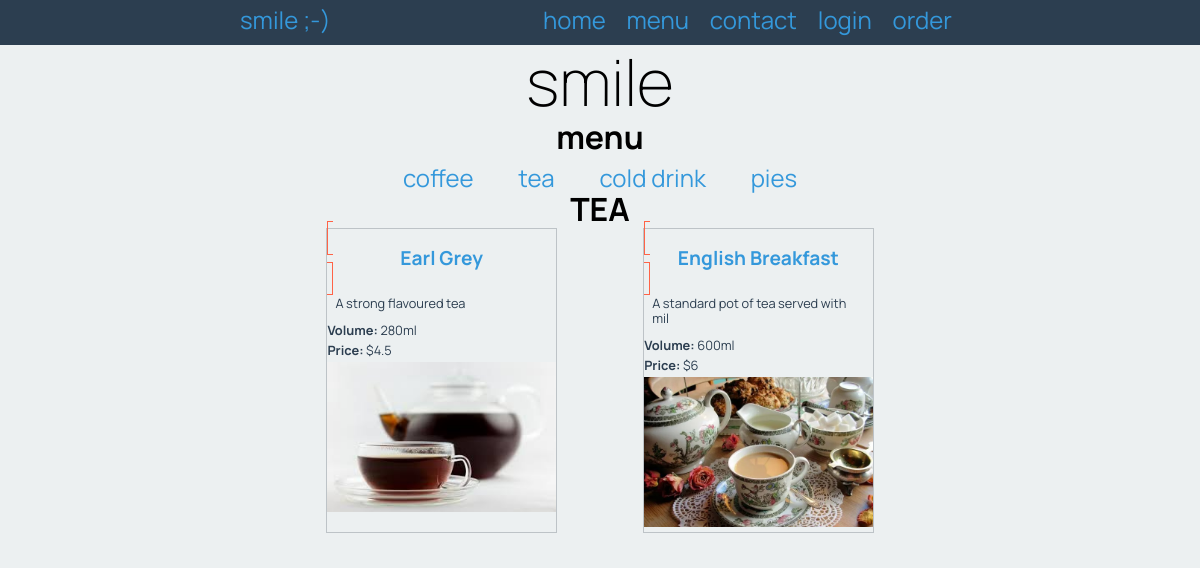
The app's page /menu/2, older data.
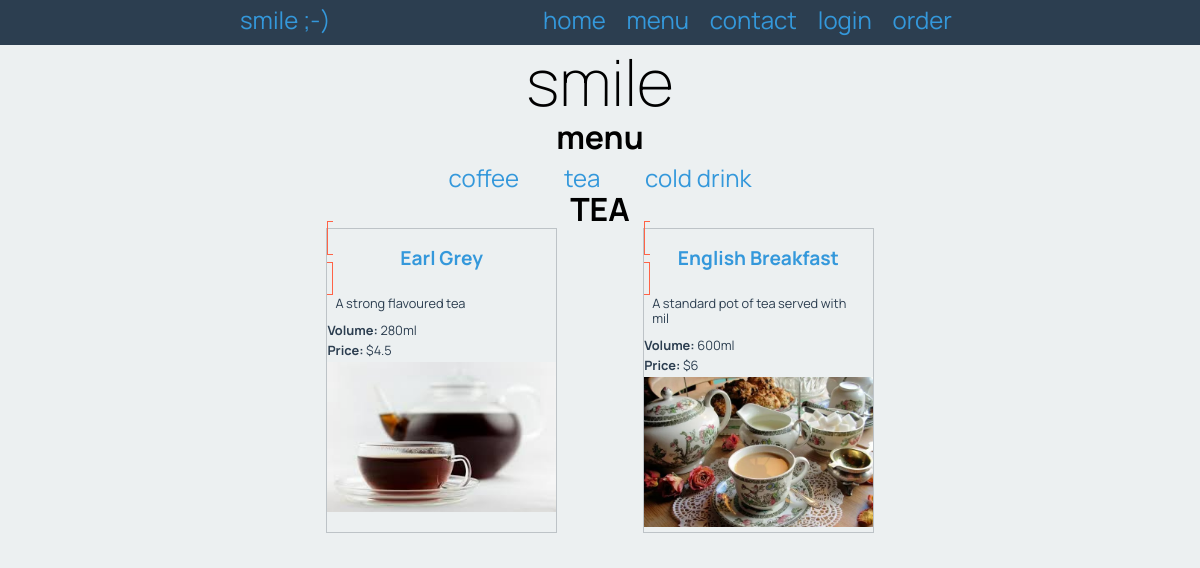
The same page, newer data.
### tables this page shows
CREATE TABLE "category" (
	"id"	INTEGER,
	"name"	varchar(30),
	PRIMARY KEY("id" AUTOINCREMENT)
);

CREATE TABLE "product" (
	"id"	INTEGER,
	"name"	varchar(30),
	"description"	varchar(300),
	"volume"	char(6),
	"filename"	varchar(30),
	"price"	decimal(5, 2),
	"cat_id"	INTEGER,
	PRIMARY KEY("id" AUTOINCREMENT)
);

### app.py (the view, shortened to what this page needs)
@app.route('/menu/<cat_id>', methods=["GET", "POST"])
def render_menu_page(cat_id):
    error = request.args.get('error')
    if error == None:
        error=""
    order_start = request.args.get("order")
    if order_start == "start" and not is_ordering():
        session["order"] = []
    query = "SELECT name, description, volume, price, filename, id FROM product WHERE cat_id = ? ORDER BY name"
    conn = create_connection(DATABASE)
    cur = conn.cursor()
    cur.execute(query, (cat_id, ))
    coffees = cur.fetchall()
    cat_query = "SELECT * FROM category"
    cur.execute(cat_query)
    categories = cur.fetchall()
    cat_name_query = "SELECT name FROM category WHERE id = ?"
    cur.execute(cat_name_query, (cat_id, ))
    cat_name = cur.fetchone()[0]
    print(cat_name)
    conn.close()
    return render_template('menu.html', drinks=coffees, categories=categories, cat_id=cat_id, cat_name=cat_name.upper(), logged_in=is_logged_in(), error=error, ordering = is_ordering())

### app.py (called while the page is built)
def create_connection(db_file):
    try:
        connection = sqlite3.connect(db_file)
        return connection
    except sqlite3.Error as e:
        print(e)
    return None

def is_logged_in():
    if session.get("user_name") is None:
        print("Not logged in")
        return False
    else:
        print("Logged in")
        return True

def is_ordering():
    if session.get("order") is None:
        print("Not ordering")
        return False
    else:
        print("Ordering")
        return True

### templates/menu.html (shortened to what this page needs)
{% extends "base.html" %}
{% block pageheading %}menu{% endblock %}
{% block main %}
<div class="categories">
    <ul>
        {% for category in categories %}
        <li>
            <a href="/menu/{{ category[0] }}">{{ category[1] }}</a>
        </li>
        {% endfor %}
    </ul>
</div>
<h3>{{ cat_name }}
    </h3>
<div class="products">
    {% for drink in drinks %}
    <div class="product-box">
        <a href="/item/{{ cat_id }}/{{ drink[5] }}"><h3>{{ drink[0] }}</h3></a>
        <p class="product-box-info">{{ drink[1] }}</p>
        <p><strong>Volume: </strong>{{ drink[2] }}</p>
        <p><strong>Price: </strong>${{ drink[3] }}</p>
        <p class="product-box-image"><img src="/static/images/{{ drink[4] }}.jpg" /></p>
    </div>
    {% endfor %}
</div>
{% endblock %}

### templates/base.html (shortened to what this page needs)
<!DOCTYPE html>
<html>
<head>
    <link rel="stylesheet" href="https://cdnjs.cloudflare.com/ajax/libs/normalize/8.0.1/normalize.css" />
    <link href="{{ url_for('static', filename='style.css') }}" rel="stylesheet">
</head>
<body>
    <nav>
        <div class="container">
            <div class="navbar-brand">smile ;-)</div>
            <div class="navbar-links">
                <a href="/">home</a>
                <a href="/menu/1">menu</a>
                <a href="/contact">contact</a>
                {% if logged_in %}
                <a href="/logout">logout</a>
                {% else %}
                <a href="/login">login</a>
                {% endif %}
                {% if ordering %}
                <a href="/cart">cart</a>
                {% else %}
                <a href="/menu/1?order=start">order</a>
                {% endif %}
            </div>
        </div>
    </nav>
    <div class="container">
        <header>
            <h1>smile</h1>
            <h2>{% block pageheading %}{% endblock %}</h2>
        </header>
        <main>
            {% block main %}{% endblock %}
        </main>
    </div>
</body>
</html>

### static/style.css (style rules this page uses)
* { font-family: 'Manrope', sans-serif; padding: 0; margin: 0; box-sizing: border-box; }
body { background-color: rgba(236, 240, 241, 1.0); }
.container { width: 60vw; margin: auto; }
.container::after { content: ""; clear: both; display: table; }
img { max-width: 100%; }
h1 { text-align: center; font-weight: 200; font-size: 4rem; margin: 0; }
h2 { font-size: 2rem; text-align: center; margin: 0 0 0.5rem 0; }
nav { background-color: rgba(44, 62, 80, 1.0); text-align: center; font-size: 1.5rem; padding-top: 0.4rem; padding-bottom: 0.7rem; color: rgba(52, 152, 219, 1.0); }
.navbar-brand { display: inline; float: left; }
.navbar-links { display: inline; float: right; }
nav a { padding: 0 0.5rem; font-size: 1.5rem; }
a, a:visited { color: rgba(52, 152, 219, 1.0); text-decoration: none; }
.categories ul { list-style-type: none; text-align: center; }
.categories ul li { display: inline; margin: 0 20px; font-size: 1.5em; }
.products { display: flex; flex-wrap: wrap; justify-content: space-evenly; }
.product-box { width: 32%; border: 1px solid rgba(189, 195, 199, 1.0); color: rgba(44, 62, 80, 1.0); margin-bottom: 0.5rem; }
.product-box-image { height: 150px; overflow: hidden; }
.product-box-info { padding: 0.5rem; }
.product-box h3 { font-size: 1.2rem; text-align: center; }
.product-box p { font-size: 0.8rem; margin-bottom: 0.3rem; }
.product-box a { border: 1px solid tomato; padding: 0.3rem; text-align: right; }
h3 { font-size: 2em; text-align: center; }

Row changes from the older to the newer data that the page shows:
removed category: name "pies"
